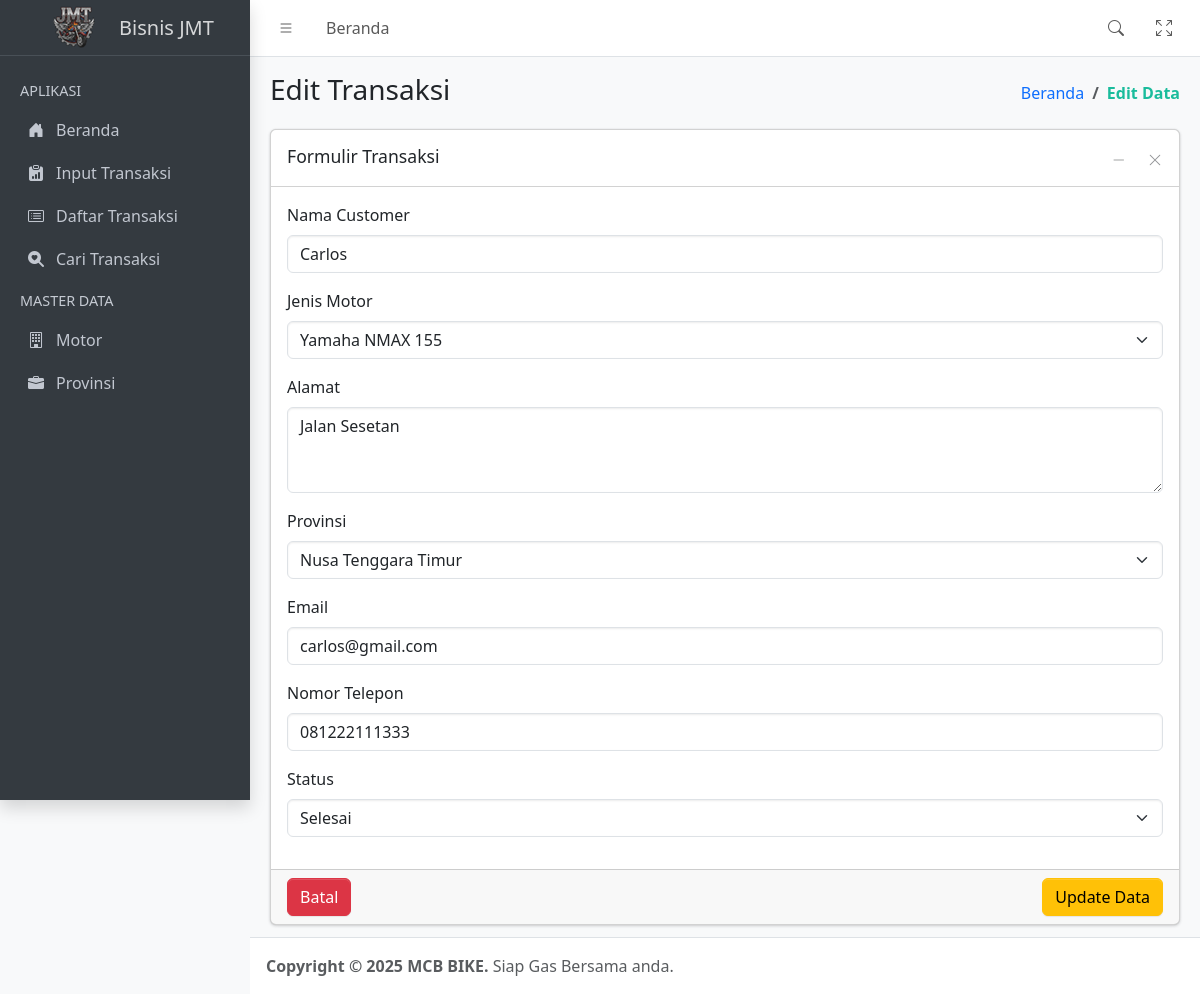
The page /data-edit.php?id=6 on the database its author committed.
### tables this page shows
CREATE TABLE `tb_transaksi` (
  `id_transaksi` int NOT NULL AUTO_INCREMENT,
  `nama_customer` varchar(200) NOT NULL DEFAULT '',
  `id_motor` char(10) NOT NULL DEFAULT '',
  `alamat` text NOT NULL,
  `provinsi` smallint NOT NULL,
  `email` varchar(100) DEFAULT NULL,
  `telp` char(20) NOT NULL DEFAULT '',
  `status_transaksi` tinyint(1) NOT NULL DEFAULT '1' COMMENT '1=Pending, 2=Selesai, 3=Dibatalkan',
  PRIMARY KEY (`id_transaksi`),
  KEY `FK_transaksi_motor` (`id_motor`),
  KEY `FK_transaksi_provinsi` (`provinsi`),
  CONSTRAINT `FK_transaksi_motor` FOREIGN KEY (`id_motor`) REFERENCES `tb_motor` (`id_motor`) ON UPDATE CASCADE,
  CONSTRAINT `FK_transaksi_provinsi` FOREIGN KEY (`provinsi`) REFERENCES `tb_provinsi` (`id_provinsi`) ON UPDATE CASCADE
);

### config/db-config.php (called while the page is built, shortened)
<?php
class Database {
    private $db_host = "localhost";
    private $db_user = "root";
    private $db_pass = "";
    private $db_name = "db_simplecrud";
    public function getConnection(){
        try{
            $this->conn = new mysqli($this->db_host, $this->db_user, $this->db_pass, $this->db_name);
        } catch(Exception $e){
            die("Connection error: " . $e->getMessage());
        }
    }
}
?>

### config/class-transaksi.php (called while the page is built, shortened)
<?php
include_once 'db-config.php';
class Transaksi extends Database {
    public function getUpdateTransaksi($id){
        $query = "SELECT * FROM tb_transaksi WHERE id_transaksi = ?";
        $stmt = $this->conn->prepare($query);
        $stmt->bind_param("i", $id);
        $stmt->execute();
        $result = $stmt->get_result();
        $data = false;
        if($result->num_rows > 0){
            $row = $result->fetch_assoc();
            $data = [
                'id' => $row['id_transaksi'],
                'customer' => $row['nama_customer'],
                'motor' => $row['id_motor'],
                'alamat' => $row['alamat'],
                'provinsi' => $row['provinsi'],
                'email' => $row['email'],
                'telp' => $row['telp'],
                'status' => $row['status_transaksi']
            ];
        }
        return $data;
    }
}
?>

### config/class-master.php (called while the page is built, shortened)
<?php
include_once 'db-config.php';
class MasterData extends Database {
    public function getMotor(){
        $query = "SELECT * FROM tb_motor";
        $result = $this->conn->query($query);
        $motor = [];
        if ($result->num_rows > 0) {
            while($row = $result->fetch_assoc()) {
                $motor[] = [
                    'id' => $row['id_motor'],
                    'nama' => $row['nama_motor']
                ];
            }
        }
        return $motor;
    }
    public function getProvinsi(){
        $query = "SELECT * FROM tb_provinsi";
        $result = $this->conn->query($query);
        $provinsi = [];
        if ($result->num_rows > 0) {
            while($row = $result->fetch_assoc()) {
                $provinsi[] = [
                    'id' => $row['id_provinsi'],
                    'nama' => $row['nama_provinsi']
                ];
            }
        }
        return $provinsi;
    }
    public function getStatus(){
        return [
            ['id' => 1, 'nama' => 'Pending'],
            ['id' => 2, 'nama' => 'Selesai'],
            ['id' => 3, 'nama' => 'Dibatalkan']
        ];
    }
}
?>

### data-edit.php (the view, shortened to what this page needs)
<?php
include_once 'config/class-master.php';
include_once 'config/class-transaksi.php';
$master = new MasterData();
$transaksi = new Transaksi();
$motorList = $master->getMotor();
$provinsiList = $master->getProvinsi();
$statusList = $master->getStatus();
$dataTransaksi = $transaksi->getUpdateTransaksi($_GET['id']);
?>
<!doctype html>
<html lang="en">
	<head>
		<?php include 'template/header.php'; ?>
	</head>
	<body class="layout-fixed fixed-header fixed-footer sidebar-expand-lg sidebar-open bg-body-tertiary">
		<div class="app-wrapper">
			<?php include 'template/navbar.php'; ?>
			<?php include 'template/sidebar.php'; ?>
			<main class="app-main">
				<div class="app-content-header">
					<div class="container-fluid">
						<div class="row">
							<div class="col-sm-6">
								<h3 class="mb-0">Edit Transaksi</h3>
							</div>
							<div class="col-sm-6">
								<ol class="breadcrumb float-sm-end">
									<li class="breadcrumb-item"><a href="index.php">Beranda</a></li>
									<li class="breadcrumb-item active" aria-current="page">Edit Data</li>
								</ol>
							</div>
						</div>
					</div>
				</div>
				<div class="app-content">
					<div class="container-fluid">
						<div class="row">
							<div class="col-12">
								<div class="card">
									<div class="card-header">
										<h3 class="card-title">Formulir Transaksi</h3>
										<div class="card-tools">
											<button type="button" class="btn btn-tool" data-lte-toggle="card-collapse" title="Collapse">
												<i data-lte-icon="collapse" class="bi bi-dash-lg"></i>
											</button>
											<button type="button" class="btn btn-tool" data-lte-toggle="card-remove" title="Remove">
												<i class="bi bi-x-lg"></i>
											</button>
										</div>
									</div>
                                    <form action="proses/proses-edit.php" method="POST">
									    <div class="card-body">
                                            <div class="mb-3">
                                                <label for="customer" class="form-label">Nama Customer</label>
                                                <input type="text" class="form-control" id="customer" name="customer" placeholder="Masukkan Nama Customer" value="<?php echo $dataTransaksi['customer']; ?>" required>
                                            </div>
                                            <div class="mb-3">
                                                <label for="motor" class="form-label">Jenis Motor</label>
                                                <select class="form-select" id="motor" name="motor" required>
                                                    <?php
                                                    foreach ($motorList as $motor){
                                                        $selectedMotor = "";
                                                        if($dataTransaksi['motor'] == $motor['id']){
                                                            $selectedMotor = "selected";
                                                        }
                                                        echo '<option value="'.$motor['id'].'" '.$selectedMotor.'>'.$motor['nama'].'</option>';
                                                    }
                                                    ?>
                                                </select>
                                            </div>
                                            <div class="mb-3">
                                                <label for="alamat" class="form-label">Alamat</label>
                                                <textarea class="form-control" id="alamat" name="alamat" rows="3" placeholder="Masukkan Alamat Lengkap" required><?php echo $dataTransaksi['alamat']; ?></textarea>
                                            </div>
                                            <div class="mb-3">
                                                <label for="provinsi" class="form-label">Provinsi</label>
                                                <select class="form-select" id="provinsi" name="provinsi" required>
                                                    <?php
                                                    foreach ($provinsiList as $provinsi){
                                                        $selectedProvinsi = "";
                                                        if($dataTransaksi['provinsi'] == $provinsi['id']){
                                                            $selectedProvinsi = "selected";
                                                        }
                                                        echo '<option value="'.$provinsi['id'].'" '.$selectedProvinsi.'>'.$provinsi['nama'].'</option>';
                                                    }
                                                    ?>
                                                </select>
                                            </div>
                                            <div class="mb-3">
                                                <label for="email" class="form-label">Email</label>
                                                <input type="email" class="form-control" id="email" name="email" placeholder="Masukkan Email Valid" value="<?php echo $dataTransaksi['email']; ?>" required>
                                            </div>
                                            <div class="mb-3">
                                                <label for="telp" class="form-label">Nomor Telepon</label>
                                                <input type="tel" class="form-control" id="telp" name="telp" placeholder="Masukkan Nomor Telpon/HP" value="<?php echo $dataTransaksi['telp']; ?>" pattern="[0-9+\-\s()]{6,20}" required>
                                            </div>
                                            <div class="mb-3">
                                                <label for="status" class="form-label">Status</label>
                                                <select class="form-select" id="status" name="status" required>
                                                    <?php
                                                    foreach ($statusList as $status){
                                                        $selectedStatus = "";
                                                        if($dataTransaksi['status'] == $status['id']){
                                                            $selectedStatus = "selected";
                                                        }
                                                        echo '<option value="'.$status['id'].'" '.$selectedStatus.'>'.$status['nama'].'</option>';
                                                    }
                                                    ?>
                                                </select>
                                            </div>
                                        </div>
									    <div class="card-footer">
                                            <button type="button" class="btn btn-danger me-2 float-start" onclick="window.location.href='data-list.php'">Batal</button>
                                            <button type="submit" class="btn btn-warning float-end">Update Data</button>
                                        </div>
                                    </form>
								</div>
							</div>
						</div>
					</div>
				</div>
			</main>
			<?php include 'template/footer.php'; ?>
		</div>
	</body>
</html>

### assets/css/custom.css (style rules this page uses)
.app-content-header .breadcrumb-item.active { font-weight: 600; color: #1abc9c; }

### rows shown on the page
tb_transaksi: customer "Carlos", alamat "Jalan Sesetan", email "carlos@gmail.com", telp "081222111333"

### other values the page prints
form field motor "Yamaha NMAX 155"
form field provinsi "Nusa Tenggara Timur"
form field status "Selesai"
